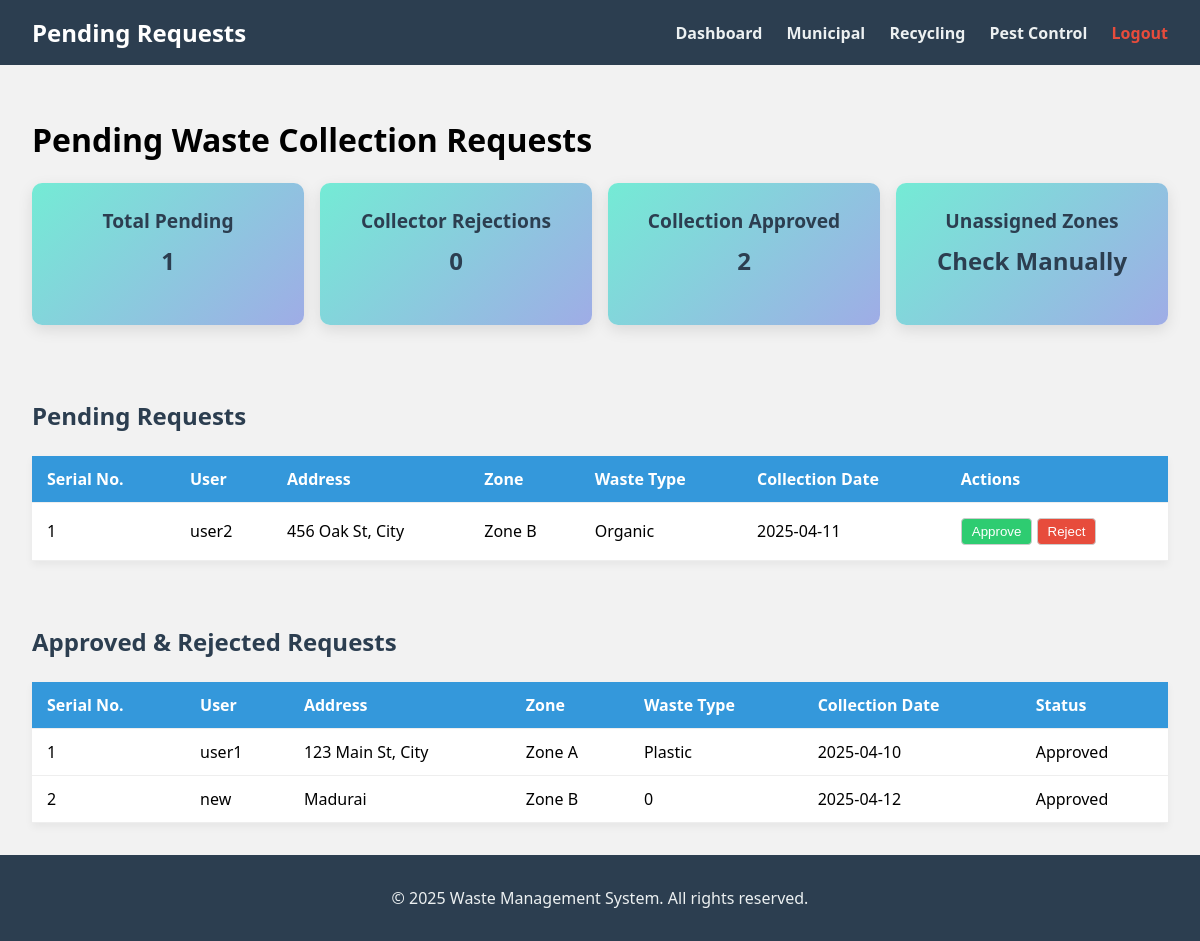
The page /pending_requests.php (signed in) on the database its author committed.
### tables this page shows
CREATE TABLE `waste_collection` (
  `id` int(11) NOT NULL,
  `user_id` int(11) NOT NULL,
  `address` varchar(255) NOT NULL,
  `zone` varchar(100) NOT NULL,
  `waste_type` varchar(100) NOT NULL,
  `collection_date` date NOT NULL,
  `amount` decimal(10,2) NOT NULL,
  `description` text DEFAULT NULL,
  `payment_mode` enum('cash','online') NOT NULL,
  `image` varchar(255) DEFAULT NULL,
  `status` enum('pending','approved','rejected') DEFAULT 'pending',
  `collector_id` int(11) DEFAULT NULL,
  `payment_status` enum('pending','paid','failed') DEFAULT 'pending',
  `transaction_id` varchar(100) DEFAULT NULL,
  `payment_date` timestamp NULL DEFAULT NULL
);

CREATE TABLE `users` (
  `id` int(11) NOT NULL,
  `username` varchar(50) NOT NULL,
  `password` varchar(255) NOT NULL,
  `email` varchar(100) NOT NULL,
  `created_at` timestamp NOT NULL DEFAULT current_timestamp(),
  `status` enum('active','deactivated') DEFAULT 'active'
);

### pending_requests.php (the view, shortened to what this page needs)
<?php
include('congig.php');
$sql = "SELECT wc.id, wc.user_id, wc.address, wc.zone, wc.waste_type, wc.collection_date, u.username AS user_name
        FROM waste_collection wc
        JOIN users u ON wc.user_id = u.id
        WHERE wc.status = 'pending'";
$result = $conn->query($sql);
$approvedCount = 0;
$approvedQuery = "SELECT COUNT(*) AS total FROM waste_collection WHERE status = 'approved'";
$approvedResult = $conn->query($approvedQuery);
if ($approvedResult && $approvedResult->num_rows > 0) {
    $approvedCount = $approvedResult->fetch_assoc()['total'];
}
$rejectedCount = 0;
$rejectedQuery = "SELECT COUNT(*) AS total FROM waste_collection WHERE status = 'rejected'";
$rejectedResult = $conn->query($rejectedQuery);
if ($rejectedResult && $rejectedResult->num_rows > 0) {
    $rejectedCount = $rejectedResult->fetch_assoc()['total'];
}
$approvedRejectedSql = "SELECT wc.id, wc.user_id, wc.address, wc.zone, wc.waste_type, wc.collection_date, wc.status, u.username AS user_name
                        FROM waste_collection wc
                        JOIN users u ON wc.user_id = u.id
                        WHERE wc.status IN ('approved', 'rejected')";
$approvedRejectedResult = $conn->query($approvedRejectedSql);
?>
<!DOCTYPE html>
<html lang="en">
<head>
</head>
<body>
<div style="min-height: 100vh; display: flex; flex-direction: column;">
<div class="navbar">
    <div class="logo">Pending Requests</div>
    <div class="nav-links">
        <a href="admin_dashboard.php">Dashboard</a>
        <a href="municipal.php">Municipal</a>
        <a href="recycling.php">Recycling</a>
        <a href="pest_control.php">Pest Control</a>
        <a href="logout.php" style="color: #e74c3c;">Logout</a>
    </div>
</div>
<div class="container" style="flex: 1;">
    <h1>Pending Waste Collection Requests</h1>
    <div class="dashboard-cards">
        <div class="card"><h3>Total Pending</h3><p><?= ($result && $result->num_rows > 0) ? $result->num_rows : 0 ?></p></div>
        <div class="card"><h3>Collector Rejections</h3><p><?= $rejectedCount ?></p></div>
        <div class="card"><h3>Collection Approved</h3><p><?= $approvedCount ?></p></div>
        <div class="card"><h3>Unassigned Zones</h3><p>Check Manually</p></div>
    </div>
    <br>
    <h2>Pending Requests</h2>
    <?php if ($result && $result->num_rows > 0): ?>
    <table>
        <tr>
            <th>Serial No.</th>
            <th>User</th>
            <th>Address</th>
            <th>Zone</th>
            <th>Waste Type</th>
            <th>Collection Date</th>
            <th>Actions</th>
        </tr>
        <?php $serial = 1; while ($row = $result->fetch_assoc()): ?>
        <tr>
            <td><?= $serial++ ?></td>
            <td><?= $row['user_name'] ?></td>
            <td><?= $row['address'] ?></td>
            <td><?= $row['zone'] ?></td>
            <td><?= $row['waste_type'] ?></td>
            <td><?= $row['collection_date'] ?></td>
            <td>
                <form action="" method="POST" style="display:inline;">
                    <button type="submit">Approve</button>
                </form>
                <form action="" method="POST" style="display:inline;">
                    <button type="submit" style="background:#e74c3c;">Reject</button>
                </form>
            </td>
        </tr>
        <?php endwhile; ?>
    </table>
    <?php else: ?>
        <p>No pending requests found.</p>
    <?php endif; ?>
    <br><br>
    <h2>Approved & Rejected Requests</h2>
    <?php if ($approvedRejectedResult && $approvedRejectedResult->num_rows > 0): ?>
        <table>
            <tr>
                <th>Serial No.</th>
                <th>User</th>
                <th>Address</th>
                <th>Zone</th>
                <th>Waste Type</th>
                <th>Collection Date</th>
                <th>Status</th>
            </tr>
            <?php $serial = 1; while ($row = $approvedRejectedResult->fetch_assoc()): ?>
            <tr>
                <td><?= $serial++ ?></td>
                <td><?= $row['user_name'] ?></td>
                <td><?= $row['address'] ?></td>
                <td><?= $row['zone'] ?></td>
                <td><?= $row['waste_type'] ?></td>
                <td><?= $row['collection_date'] ?></td>
                <td><?= ucfirst($row['status']) ?></td>
            </tr>
            <?php endwhile; ?>
        </table>
    <?php else: ?>
        <p>No approved or rejected requests found.</p>
    <?php endif; ?>
</div>
<footer class="footer">
    <p>&copy; 2025 Waste Management System. All rights reserved.</p>
</footer>
</div>
</body>
</html>

### pending_requests.php (style rules this page uses)
body { font-family: 'Segoe UI', sans-serif; background: #f2f2f2; margin: 0; padding: 0; }
.navbar { background-color: #2c3e50; padding: 1rem 2rem; color: #fff; display: flex; justify-content: space-between; align-items: center; }
.navbar .logo { font-size: 1.5rem; font-weight: bold; }
.navbar .nav-links a { color: #ecf0f1; margin-left: 20px; text-decoration: none; font-weight: bold; }
.container { padding: 2rem; }
h2 { color: #2c3e50; margin-bottom: 1.5rem; }
table { width: 100%; border-collapse: collapse; background: #fff; box-shadow: 0 4px 8px rgba(0,0,0,0.05); }
th, td { padding: 12px 15px; border-bottom: 1px solid #eee; text-align: left; }
th { background-color: #3498db; color: white; }
form { display: inline-block; }
button { padding: 5px 10px; margin: 3px 0; border: 1px solid #ccc; border-radius: 4px; background-color: #2ecc71; color: white; cursor: pointer; }
.dashboard-cards { display: grid; grid-template-columns: repeat(auto-fit, minmax(200px, 1fr)); gap: 1rem; margin-bottom: 2rem; }
.card { background: linear-gradient(135deg, #74ebd5, #9face6); color: #2c3e50; padding: 1.5rem; border-radius: 10px; text-align: center; box-shadow: 0 5px 15px rgba(0,0,0,0.1); }
.card h3 { margin: 0; font-size: 1.2rem; }
.card p { font-size: 1.5rem; font-weight: bold; margin-top: 10px; }
.footer { background-color: #2c3e50; color: #ecf0f1; padding: 1rem; text-align: center; }

### rows shown on the page
waste_collection: user.username "user2", address "456 Oak St, City", zone "Zone B", waste_type "Organic", collection_date "2025-04-11"
waste_collection: user.username "user1", address "123 Main St, City", zone "Zone A", waste_type "Plastic", collection_date "2025-04-10", status "Approved"
waste_collection: user.username "new", address "Madurai", zone "Zone B", waste_type "0", collection_date "2025-04-12", status "Approved"

### other values the page prints
$result->num_rows "1"
$rejectedCount "0"
$approvedCount "2"
